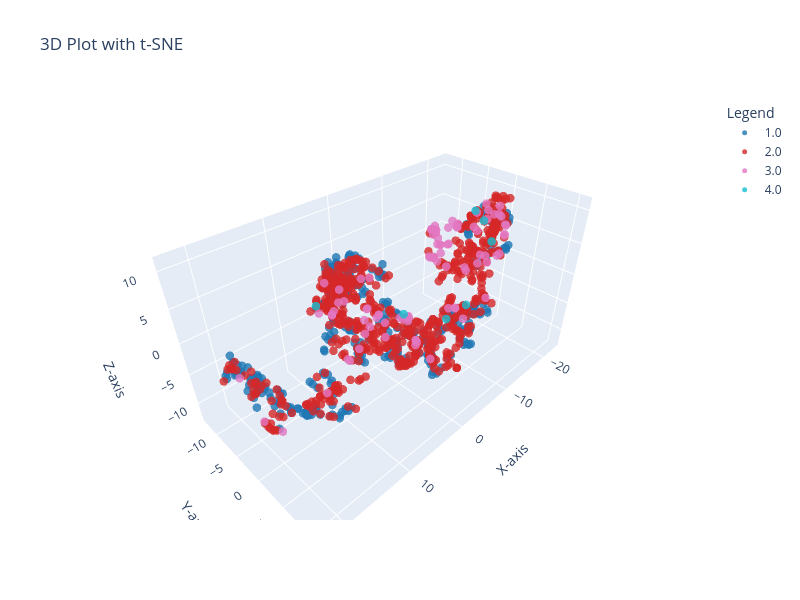

The notebook cell this image was saved under:
### Code cell
fig=plot_3d_plotly(T0,y,title="3D Plot with t-SNE")
